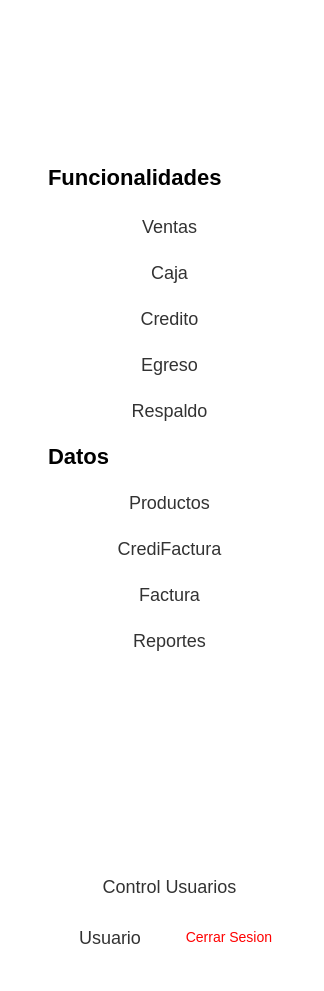
<?xml version="1.0" encoding="UTF-8"?>
<ui version="4.0">
 <class>Navbar</class>
 <widget class="QWidget" name="Navbar">
  <property name="geometry">
   <rect>
    <x>0</x>
    <y>0</y>
    <width>324</width>
    <height>991</height>
   </rect>
  </property>
  <property name="sizePolicy">
   <sizepolicy hsizetype="Preferred" vsizetype="Fixed">
    <horstretch>0</horstretch>
    <verstretch>0</verstretch>
   </sizepolicy>
  </property>
  <property name="windowTitle">
   <string>Form</string>
  </property>
  <property name="styleSheet">
   <string notr="true">background-color: rgb(255, 255, 255);
</string>
  </property>
  <layout class="QHBoxLayout" name="horizontalLayout_2">
   <item>
    <widget class="QWidget" name="Contenedor" native="true">
     <property name="sizePolicy">
      <sizepolicy hsizetype="Preferred" vsizetype="Expanding">
       <horstretch>0</horstretch>
       <verstretch>0</verstretch>
      </sizepolicy>
     </property>
     <property name="minimumSize">
      <size>
       <width>0</width>
       <height>0</height>
      </size>
     </property>
     <property name="styleSheet">
      <string notr="true">
QPushButton {
    background-color: black; /* Fondo blanco */
    border: none; /* Sin borde ni decoración inicial */
    color:  white; /* Color del texto */
    border-radius: 15px; /* Bordes circulares */
    padding: 5px 10px; /* Espaciado interno para mejor apariencia */
	height: 40px; /* Altura del botón */
    text-align: center; /* Alinea el texto del botón a la izquierda */
    font-size: 18px; /* Tamaño de fuente */
	margin-top:20px;
}

QPushButton:hover {
    background-color: rgb(106, 106, 106); /* Gris claro al pasar el mouse */
    cursor: pointer; /* Cursor de mano al pasar sobre el botón */
}

QToolButton {
    background-color: white; /* Fondo blanco */
    border: none; /* Sin borde ni decoración inicial */
    color:  rgb(50, 50, 50); /* Color del texto */
    border-radius: 15px; /* Bordes circulares */
    padding: 5px 10px; /* Espaciado interno para mejor apariencia */
	height: 40px; /* Altura del botón */
    text-align: left; /* Alinea el texto del botón a la izquierda */
    font-size: 18px; /* Tamaño de fuente */
    cursor: pointer;
}

QToolButton:hover {
    background-color: #f2f2f2; /* Gris claro al pasar el mouse */
    cursor: pointer;
}
QLineEdit {
    background-color: rgb(255, 255, 255); /* Fondo blanco */
    border: none; /* Sin bordes visibles */
    padding: 4px; /* Espaciado interno entre el texto y los bordes */
    margin-right: 5px; /* Espaciado externo solo a la derecha */
    border-radius: 10px; /* Bordes redondeados */
    color: black; /* Texto negro */
    text-align: left; /* Texto alineado a la izquierda */
    font-size: 18px; /* Tamaño del texto */
}

/* Cuando el QLineEdit está enfocado (se está escribiendo) */
QLineEdit:focus {
    background-color: rgb(230, 230, 250); /* Color de fondo cuando el campo está activo */
    border: 1px solid rgb(0, 0, 0); /* Borde negro al estar activo */
}

QLabel {
    font-size: 20px; /* Tamaño de fuente */
    color:  black; /* Color del texto */
    margin-right: 10px; /* Espaciado a la derecha */
    padding: 5px; /* Espaciado interno */
    text-align: left; /* Alineación del texto a la izquierda */
}
QTableWidget {
    border: none;
    background-color: #ffffff; /* Fondo blanco para la tabla */
    box-shadow: 0 4px 8px rgba(0, 0, 0, 0.1); /* Sombra suave alrededor de la tabla */
}

QTableWidget::item {
    background-color: #f2f2f2; 
    border: none; 
    transition: background-color 0.3s ease; /* Suavizado de transición de color de fondo */
    pointer-events: none; /* Desactiva la interacción con las celdas (como editar) */
}

QTableWidget::item:selected {
    background-color: #aad4ff; /* Color azul claro para celdas seleccionadas */
    color: black; /* Texto negro para celdas seleccionadas */
}

QTableWidget::item:hover {
    background-color: #e6e6e6; /* Color de fondo al pasar el cursor sobre las celdas */
}

QHeaderView::section {
    border: none; 
    background-color: #f2f2f2; 
    font-weight: normal; /* No negritas */
    text-align: center; /* Centrado del texto en los encabezados */
    box-shadow: 0 2px 4px rgba(0, 0, 0, 0.1); /* Sombra suave para los encabezados */
}

QHeaderView::section:focus {
    background-color: #f2f2f2; /* Sin color de fondo cuando está en foco */
    border: none; /* Sin borde cuando está en foco */
}

QTableWidget::item:focus {
    border: none; /* Sin borde cuando las celdas tienen el foco */
    background-color: #f2f2f2; /* Mantener el fondo sin color azul */
}

QTableCornerButton::section {
    background-color: #f2f2f2; 
    border: none; 
}

QTableWidget::verticalHeader {
    background-color: #f2f2f2;
    border: none;
    font-weight: normal; /* No negritas */
}

QTableWidget::item:hover {
    background-color: #e6e6e6; /* Color de fondo al pasar el cursor sobre las celdas */
}

/* Personalización de la barra de desplazamiento */
QScrollBar:vertical {
    border: none;
    background: #f7f7f7; /* Fondo de la barra */
    width: 8px; /* Barra más delgada */
    border-radius: 4px; /* Bordes más redondeados */
}

QScrollBar::handle:vertical {
    background: #bbb; /* Fondo del control deslizante */
    min-height: 20px; /* Control deslizante más delgado */
    border-radius: 4px; /* Bordes redondeados */
    transition: background-color 0.3s ease; /* Transición suave para el cambio de color */
}

QScrollBar::handle:vertical:hover {
    background: #888; /* Color más oscuro cuando el control deslizante está siendo desplazado */
}

QScrollBar::add-line:vertical, QScrollBar::sub-line:vertical {
    border: none;
    background: #f2f2f2; /* Fondo para los botones de la barra */
    height: 0px; /* Sin altura para los botones */
}

QScrollBar:horizontal {
    border: none;
    background: #f7f7f7; /* Fondo de la barra */
    height: 8px; /* Barra más delgada */
    border-radius: 4px; /* Bordes más redondeados */
}

QScrollBar::handle:horizontal {
    background: #bbb; /* Fondo del control deslizante */
    min-width: 20px; /* Control deslizante más delgado */
    border-radius: 4px; /* Bordes redondeados */
    transition: background-color 0.3s ease; /* Transición suave para el cambio de color */
}

QScrollBar::handle:horizontal:hover {
    background: #888; /* Color más oscuro cuando el control deslizante está siendo desplazado */
}

QScrollBar::add-line:horizontal, QScrollBar::sub-line:horizontal {
    border: none;
    background: #f2f2f2; /* Fondo para los botones de la barra */
    width: 0px; /* Sin ancho para los botones */
}


</string>
     </property>
     <layout class="QHBoxLayout" name="horizontalLayout">
      <item>
       <widget class="QWidget" name="QWNavbar" native="true">
        <property name="sizePolicy">
         <sizepolicy hsizetype="Fixed" vsizetype="Expanding">
          <horstretch>0</horstretch>
          <verstretch>0</verstretch>
         </sizepolicy>
        </property>
        <property name="minimumSize">
         <size>
          <width>250</width>
          <height>0</height>
         </size>
        </property>
        <property name="styleSheet">
         <string notr="true">#QWNavbar {
    background-color: white; /* Fondo blanco */
}
</string>
        </property>
        <layout class="QVBoxLayout" name="verticalLayout">
         <item>
          <widget class="QLabel" name="LabelImgNavbar">
           <property name="enabled">
            <bool>true</bool>
           </property>
           <property name="sizePolicy">
            <sizepolicy hsizetype="Fixed" vsizetype="Fixed">
             <horstretch>50</horstretch>
             <verstretch>50</verstretch>
            </sizepolicy>
           </property>
           <property name="minimumSize">
            <size>
             <width>100</width>
             <height>50</height>
            </size>
           </property>
           <property name="maximumSize">
            <size>
             <width>260</width>
             <height>70</height>
            </size>
           </property>
           <property name="styleSheet">
            <string notr="true">#LabelImg {
    background-position: center;
    background-repeat: no-repeat;
    background-size: 100% 100%; /* Ajusta la imagen para que ocupe todo el área del label */
    height: 200px; /* Ajusta la altura del QLabel */
    width: 300px; /* Ajusta el ancho del QLabel */
}
</string>
           </property>
           <property name="text">
            <string/>
           </property>
           <property name="pixmap">
            <pixmap>../../assets/Letras-sinfondo.png</pixmap>
           </property>
           <property name="scaledContents">
            <bool>true</bool>
           </property>
          </widget>
         </item>
         <item>
          <spacer name="verticalSpacer_2">
           <property name="orientation">
            <enum>Qt::Vertical</enum>
           </property>
           <property name="sizeType">
            <enum>QSizePolicy::Fixed</enum>
           </property>
           <property name="sizeHint" stdset="0">
            <size>
             <width>20</width>
             <height>50</height>
            </size>
           </property>
          </spacer>
         </item>
         <item>
          <widget class="QLabel" name="LabelFuncionalidades">
           <property name="sizePolicy">
            <sizepolicy hsizetype="Fixed" vsizetype="Fixed">
             <horstretch>0</horstretch>
             <verstretch>0</verstretch>
            </sizepolicy>
           </property>
           <property name="minimumSize">
            <size>
             <width>250</width>
             <height>30</height>
            </size>
           </property>
           <property name="maximumSize">
            <size>
             <width>300</width>
             <height>50</height>
            </size>
           </property>
           <property name="styleSheet">
            <string notr="true">#LabelFuncionalidades {
    font-weight: bold; /* Negrita */
    font-size: 22px; /* Tamaño de fuente */
}
</string>
           </property>
           <property name="text">
            <string>Funcionalidades</string>
           </property>
          </widget>
         </item>
         <item>
          <widget class="QToolButton" name="BtnVentas">
           <property name="sizePolicy">
            <sizepolicy hsizetype="Preferred" vsizetype="Fixed">
             <horstretch>0</horstretch>
             <verstretch>0</verstretch>
            </sizepolicy>
           </property>
           <property name="minimumSize">
            <size>
             <width>0</width>
             <height>0</height>
            </size>
           </property>
           <property name="maximumSize">
            <size>
             <width>16777215</width>
             <height>40</height>
            </size>
           </property>
           <property name="cursor">
            <cursorShape>PointingHandCursor</cursorShape>
           </property>
           <property name="toolTip">
            <string>&lt;html&gt;&lt;head/&gt;&lt;body&gt;&lt;p align=&quot;center&quot;&gt;&lt;br/&gt;&lt;/p&gt;&lt;/body&gt;&lt;/html&gt;</string>
           </property>
           <property name="styleSheet">
            <string notr="true">
    padding-left: 10px; /* Distancia entre icono y borde izquierdo */
    text-align: right; /* Texto más hacia la derecha */

</string>
           </property>
           <property name="text">
            <string>   Ventas</string>
           </property>
           <property name="icon">
            <iconset>
             <normaloff>../../assets/iconos/ventas.png</normaloff>../../assets/iconos/ventas.png</iconset>
           </property>
           <property name="iconSize">
            <size>
             <width>30</width>
             <height>30</height>
            </size>
           </property>
           <property name="toolButtonStyle">
            <enum>Qt::ToolButtonTextBesideIcon</enum>
           </property>
           <property name="autoRaise">
            <bool>false</bool>
           </property>
          </widget>
         </item>
         <item>
          <widget class="QToolButton" name="BtnCaja">
           <property name="sizePolicy">
            <sizepolicy hsizetype="Preferred" vsizetype="Fixed">
             <horstretch>0</horstretch>
             <verstretch>0</verstretch>
            </sizepolicy>
           </property>
           <property name="maximumSize">
            <size>
             <width>16777215</width>
             <height>40</height>
            </size>
           </property>
           <property name="cursor">
            <cursorShape>PointingHandCursor</cursorShape>
           </property>
           <property name="styleSheet">
            <string notr="true"/>
           </property>
           <property name="text">
            <string>   Caja</string>
           </property>
           <property name="icon">
            <iconset>
             <normaloff>../../assets/iconos/Caja.png</normaloff>../../assets/iconos/Caja.png</iconset>
           </property>
           <property name="iconSize">
            <size>
             <width>30</width>
             <height>30</height>
            </size>
           </property>
           <property name="toolButtonStyle">
            <enum>Qt::ToolButtonTextBesideIcon</enum>
           </property>
          </widget>
         </item>
         <item>
          <widget class="QToolButton" name="BtnCredito">
           <property name="sizePolicy">
            <sizepolicy hsizetype="Preferred" vsizetype="Fixed">
             <horstretch>0</horstretch>
             <verstretch>0</verstretch>
            </sizepolicy>
           </property>
           <property name="maximumSize">
            <size>
             <width>16777215</width>
             <height>40</height>
            </size>
           </property>
           <property name="cursor">
            <cursorShape>PointingHandCursor</cursorShape>
           </property>
           <property name="text">
            <string>   Credito</string>
           </property>
           <property name="icon">
            <iconset>
             <normaloff>../../assets/iconos/Credito.png</normaloff>../../assets/iconos/Credito.png</iconset>
           </property>
           <property name="iconSize">
            <size>
             <width>30</width>
             <height>30</height>
            </size>
           </property>
           <property name="toolButtonStyle">
            <enum>Qt::ToolButtonTextBesideIcon</enum>
           </property>
          </widget>
         </item>
         <item>
          <widget class="QToolButton" name="BtnEgreso">
           <property name="sizePolicy">
            <sizepolicy hsizetype="Preferred" vsizetype="Fixed">
             <horstretch>0</horstretch>
             <verstretch>0</verstretch>
            </sizepolicy>
           </property>
           <property name="maximumSize">
            <size>
             <width>16777215</width>
             <height>40</height>
            </size>
           </property>
           <property name="cursor">
            <cursorShape>PointingHandCursor</cursorShape>
           </property>
           <property name="text">
            <string>   Egreso</string>
           </property>
           <property name="icon">
            <iconset>
             <normaloff>../../assets/iconos/Egreso.png</normaloff>../../assets/iconos/Egreso.png</iconset>
           </property>
           <property name="iconSize">
            <size>
             <width>30</width>
             <height>30</height>
            </size>
           </property>
           <property name="toolButtonStyle">
            <enum>Qt::ToolButtonTextBesideIcon</enum>
           </property>
          </widget>
         </item>
         <item>
          <widget class="QToolButton" name="BtnRespaldo">
           <property name="sizePolicy">
            <sizepolicy hsizetype="Preferred" vsizetype="Fixed">
             <horstretch>0</horstretch>
             <verstretch>0</verstretch>
            </sizepolicy>
           </property>
           <property name="maximumSize">
            <size>
             <width>16777215</width>
             <height>40</height>
            </size>
           </property>
           <property name="cursor">
            <cursorShape>PointingHandCursor</cursorShape>
           </property>
           <property name="text">
            <string>   Respaldo</string>
           </property>
           <property name="icon">
            <iconset>
             <normaloff>../../assets/iconos/Respaldo.png</normaloff>../../assets/iconos/Respaldo.png</iconset>
           </property>
           <property name="iconSize">
            <size>
             <width>30</width>
             <height>30</height>
            </size>
           </property>
           <property name="toolButtonStyle">
            <enum>Qt::ToolButtonTextBesideIcon</enum>
           </property>
          </widget>
         </item>
         <item>
          <widget class="QLabel" name="LabelDatos">
           <property name="sizePolicy">
            <sizepolicy hsizetype="Fixed" vsizetype="Fixed">
             <horstretch>0</horstretch>
             <verstretch>0</verstretch>
            </sizepolicy>
           </property>
           <property name="minimumSize">
            <size>
             <width>250</width>
             <height>40</height>
            </size>
           </property>
           <property name="maximumSize">
            <size>
             <width>250</width>
             <height>40</height>
            </size>
           </property>
           <property name="styleSheet">
            <string notr="true">#LabelDatos {
    font-weight: bold; /* Negrita */
    font-size: 22px; /* Tamaño de fuente */
}
</string>
           </property>
           <property name="text">
            <string>Datos</string>
           </property>
          </widget>
         </item>
         <item>
          <widget class="QToolButton" name="BtnProductos">
           <property name="sizePolicy">
            <sizepolicy hsizetype="Preferred" vsizetype="Fixed">
             <horstretch>0</horstretch>
             <verstretch>0</verstretch>
            </sizepolicy>
           </property>
           <property name="maximumSize">
            <size>
             <width>16777215</width>
             <height>40</height>
            </size>
           </property>
           <property name="cursor">
            <cursorShape>PointingHandCursor</cursorShape>
           </property>
           <property name="text">
            <string>   Productos</string>
           </property>
           <property name="icon">
            <iconset>
             <normaloff>../../assets/iconos/Productos.png</normaloff>../../assets/iconos/Productos.png</iconset>
           </property>
           <property name="iconSize">
            <size>
             <width>30</width>
             <height>30</height>
            </size>
           </property>
           <property name="toolButtonStyle">
            <enum>Qt::ToolButtonTextBesideIcon</enum>
           </property>
          </widget>
         </item>
         <item>
          <widget class="QToolButton" name="BtnCrediFactura">
           <property name="sizePolicy">
            <sizepolicy hsizetype="Preferred" vsizetype="Fixed">
             <horstretch>0</horstretch>
             <verstretch>0</verstretch>
            </sizepolicy>
           </property>
           <property name="maximumSize">
            <size>
             <width>16777215</width>
             <height>40</height>
            </size>
           </property>
           <property name="cursor">
            <cursorShape>PointingHandCursor</cursorShape>
           </property>
           <property name="text">
            <string>   CrediFactura</string>
           </property>
           <property name="icon">
            <iconset>
             <normaloff>../../assets/iconos/CrediFactura.png</normaloff>../../assets/iconos/CrediFactura.png</iconset>
           </property>
           <property name="iconSize">
            <size>
             <width>30</width>
             <height>30</height>
            </size>
           </property>
           <property name="toolButtonStyle">
            <enum>Qt::ToolButtonTextBesideIcon</enum>
           </property>
          </widget>
         </item>
         <item>
          <widget class="QToolButton" name="BtnFacturas">
           <property name="sizePolicy">
            <sizepolicy hsizetype="Preferred" vsizetype="Fixed">
             <horstretch>0</horstretch>
             <verstretch>0</verstretch>
            </sizepolicy>
           </property>
           <property name="maximumSize">
            <size>
             <width>16777215</width>
             <height>40</height>
            </size>
           </property>
           <property name="cursor">
            <cursorShape>PointingHandCursor</cursorShape>
           </property>
           <property name="text">
            <string>   Factura</string>
           </property>
           <property name="icon">
            <iconset>
             <normaloff>../../assets/iconos/Facturas.png</normaloff>../../assets/iconos/Facturas.png</iconset>
           </property>
           <property name="iconSize">
            <size>
             <width>30</width>
             <height>30</height>
            </size>
           </property>
           <property name="toolButtonStyle">
            <enum>Qt::ToolButtonTextBesideIcon</enum>
           </property>
          </widget>
         </item>
         <item>
          <widget class="QToolButton" name="BtnReportes">
           <property name="sizePolicy">
            <sizepolicy hsizetype="Preferred" vsizetype="Fixed">
             <horstretch>0</horstretch>
             <verstretch>0</verstretch>
            </sizepolicy>
           </property>
           <property name="maximumSize">
            <size>
             <width>16777215</width>
             <height>40</height>
            </size>
           </property>
           <property name="cursor">
            <cursorShape>PointingHandCursor</cursorShape>
           </property>
           <property name="text">
            <string>   Reportes</string>
           </property>
           <property name="icon">
            <iconset>
             <normaloff>../../assets/iconos/Reportes.png</normaloff>../../assets/iconos/Reportes.png</iconset>
           </property>
           <property name="iconSize">
            <size>
             <width>30</width>
             <height>30</height>
            </size>
           </property>
           <property name="toolButtonStyle">
            <enum>Qt::ToolButtonTextBesideIcon</enum>
           </property>
          </widget>
         </item>
         <item>
          <spacer name="verticalSpacer">
           <property name="orientation">
            <enum>Qt::Vertical</enum>
           </property>
           <property name="sizeType">
            <enum>QSizePolicy::Fixed</enum>
           </property>
           <property name="sizeHint" stdset="0">
            <size>
             <width>20</width>
             <height>200</height>
            </size>
           </property>
          </spacer>
         </item>
         <item>
          <widget class="QToolButton" name="BtnControlUsuario">
           <property name="sizePolicy">
            <sizepolicy hsizetype="Preferred" vsizetype="Fixed">
             <horstretch>0</horstretch>
             <verstretch>0</verstretch>
            </sizepolicy>
           </property>
           <property name="maximumSize">
            <size>
             <width>16777215</width>
             <height>40</height>
            </size>
           </property>
           <property name="cursor">
            <cursorShape>PointingHandCursor</cursorShape>
           </property>
           <property name="styleSheet">
            <string notr="true"/>
           </property>
           <property name="text">
            <string>   Control Usuarios</string>
           </property>
           <property name="icon">
            <iconset>
             <normaloff>../../assets/iconos/Usuarios.png</normaloff>../../assets/iconos/Usuarios.png</iconset>
           </property>
           <property name="iconSize">
            <size>
             <width>30</width>
             <height>30</height>
            </size>
           </property>
           <property name="toolButtonStyle">
            <enum>Qt::ToolButtonTextBesideIcon</enum>
           </property>
          </widget>
         </item>
         <item>
          <widget class="QWidget" name="widget" native="true">
           <property name="maximumSize">
            <size>
             <width>16777215</width>
             <height>50</height>
            </size>
           </property>
           <property name="styleSheet">
            <string notr="true">padding: 0;
margin: 0;</string>
           </property>
           <layout class="QHBoxLayout" name="horizontalLayout_3">
            <item>
             <widget class="QToolButton" name="BtnUsuario">
              <property name="sizePolicy">
               <sizepolicy hsizetype="Expanding" vsizetype="Expanding">
                <horstretch>0</horstretch>
                <verstretch>0</verstretch>
               </sizepolicy>
              </property>
              <property name="cursor">
               <cursorShape>ArrowCursor</cursorShape>
              </property>
              <property name="styleSheet">
               <string notr="true">background-color: rgb(255, 255, 255);
</string>
              </property>
              <property name="text">
               <string>Usuario</string>
              </property>
              <property name="icon">
               <iconset>
                <normaloff>../../assets/iconos/perfil.png</normaloff>../../assets/iconos/perfil.png</iconset>
              </property>
              <property name="iconSize">
               <size>
                <width>120</width>
                <height>120</height>
               </size>
              </property>
              <property name="toolButtonStyle">
               <enum>Qt::ToolButtonTextBesideIcon</enum>
              </property>
             </widget>
            </item>
            <item>
             <widget class="QToolButton" name="BtnCerrarSesion">
              <property name="cursor">
               <cursorShape>PointingHandCursor</cursorShape>
              </property>
              <property name="styleSheet">
               <string notr="true">color: red;
font-size: 14px;</string>
              </property>
              <property name="text">
               <string>Cerrar Sesion</string>
              </property>
              <property name="icon">
               <iconset>
                <normaloff>../../assets/iconos/cerrar-sesion.png</normaloff>../../assets/iconos/cerrar-sesion.png</iconset>
              </property>
              <property name="iconSize">
               <size>
                <width>20</width>
                <height>20</height>
               </size>
              </property>
              <property name="toolButtonStyle">
               <enum>Qt::ToolButtonTextBesideIcon</enum>
              </property>
             </widget>
            </item>
           </layout>
          </widget>
         </item>
        </layout>
       </widget>
      </item>
     </layout>
    </widget>
   </item>
  </layout>
 </widget>
 <resources/>
 <connections/>
</ui>
